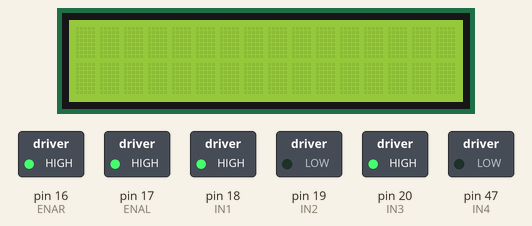
Bench run of a sketch on a simulated Arduino Mega 2560, built with avr-gcc and run on an emulated ATmega2560. Parts: 16×2 character LCD, switched loads named in the sketch (green lamp = pin HIGH). What the sketch prints to the serial monitor is not drawn.

Above: at 1.1 s.
At 3.1 s:
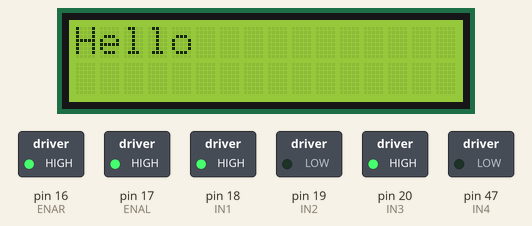
At 5.1 s:
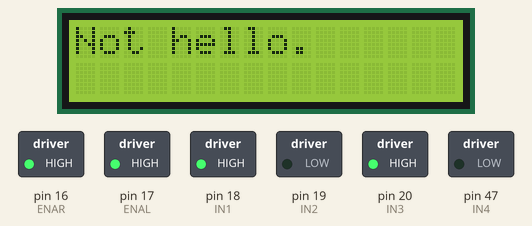
Timing chart, 0 to 6.6 s (numbered marks = the images above):
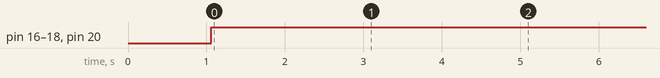

The sketch:

main.ino
```cpp
#include <LiquidCrystal.h>
#include <Arduino.h>

// RS, E, D4, D5, D6, D7 (change pins to match your wiring)
// LiquidCrystal lcd(
//   16,  // RS
//   17,  // E
//   18,  // D4
//   19,  // D5
//   20,  // D6
//   47   // D7
// );
LiquidCrystal lcd(
  10,  // RS
  11,  // E
  12,  // D4
  13,  // D5
  14,  // D6
  21   // D7
);


int ENAR = 16;
int ENAL = 17;
int IN1 = 18;
int IN2 = 19;
int IN3 = 20;
int IN4 = 47;

int speedval = 255;
// 5x8 full block: each row uses all 5 pixels (LSBs)
byte eyesL[8] = {
  0b11111,
  0b10011,
  0b10011,
  0b10011,
  0b10011,
  0b10011,
  0b00011,
  0b11111
};


byte eyesR[8] = {
  0b11111,
  0b11001,
  0b11001,
  0b11001,
  0b11001,
  0b11001,
  0b11001,
  0b11111
};


byte mouth[8] = {
  0b00000,
  0b00000,
  0b11111,
  0b11111,
  0b11111,
  0b00000,
  0b00000,
  0b00000
};

byte eyesC[8] = {
  0b00000,
  0b00000,
  0b01110,
  0b11111,
  0b00000,
  0b00000,
  0b00000,
  0b00000
};


void setup() {
  Serial.begin(9600);
  delay(1000);
  Serial.println("Began setup.");
  lcd.begin(16, 2);

  pinMode(ENAR, OUTPUT);
  pinMode(ENAL, OUTPUT);
  pinMode(IN1, OUTPUT);
  pinMode(IN2, OUTPUT);
  pinMode(IN3, OUTPUT);
  pinMode(IN4, OUTPUT);
  Serial.println("Finished setup. fr");
}

void forward() {
  // digitalWrite(ENAR, HIGH);
  // digitalWrite(ENAL, HIGH);

  digitalWrite(IN1, HIGH);
  digitalWrite(IN2, LOW);

  digitalWrite(IN3, HIGH);
  digitalWrite(IN4, LOW);

  analogWrite(ENAR, speedval);
  analogWrite(ENAL, speedval);
}

void motors_off() {
  digitalWrite(ENAR, LOW);
  digitalWrite(ENAL, LOW);

  digitalWrite(IN1, LOW);
  digitalWrite(IN2, LOW);

  digitalWrite(IN3, LOW);
  digitalWrite(IN4, LOW);
}

void loop() {
  //Serial.println("Higheee");
  Serial.println("Moving forward.");
  forward();

  delay(2000);
  // motors_off();
  lcd.clear();
  lcd.print("Hello");
  Serial.println("Showing Hello.");

  delay(2000);
  lcd.clear();
  // lcd.createChar(0, eyesL);
  // lcd.createChar(1, mouth);
  // lcd.createChar(2, eyesR);
  // lcd.createChar(3, eyesC);
  lcd.print("Not hello.");

  Serial.println("Showing not Hello.");

}
```

Measured:
- by itself, pin 16 (ENAR), pin 17 (ENAL), pin 18 (IN1), pin 20 (IN3): LOW → HIGH at 1.1 s
- what the display in image 0 shows lasts 2.0 s, from 1.1 s to 3.1 s
